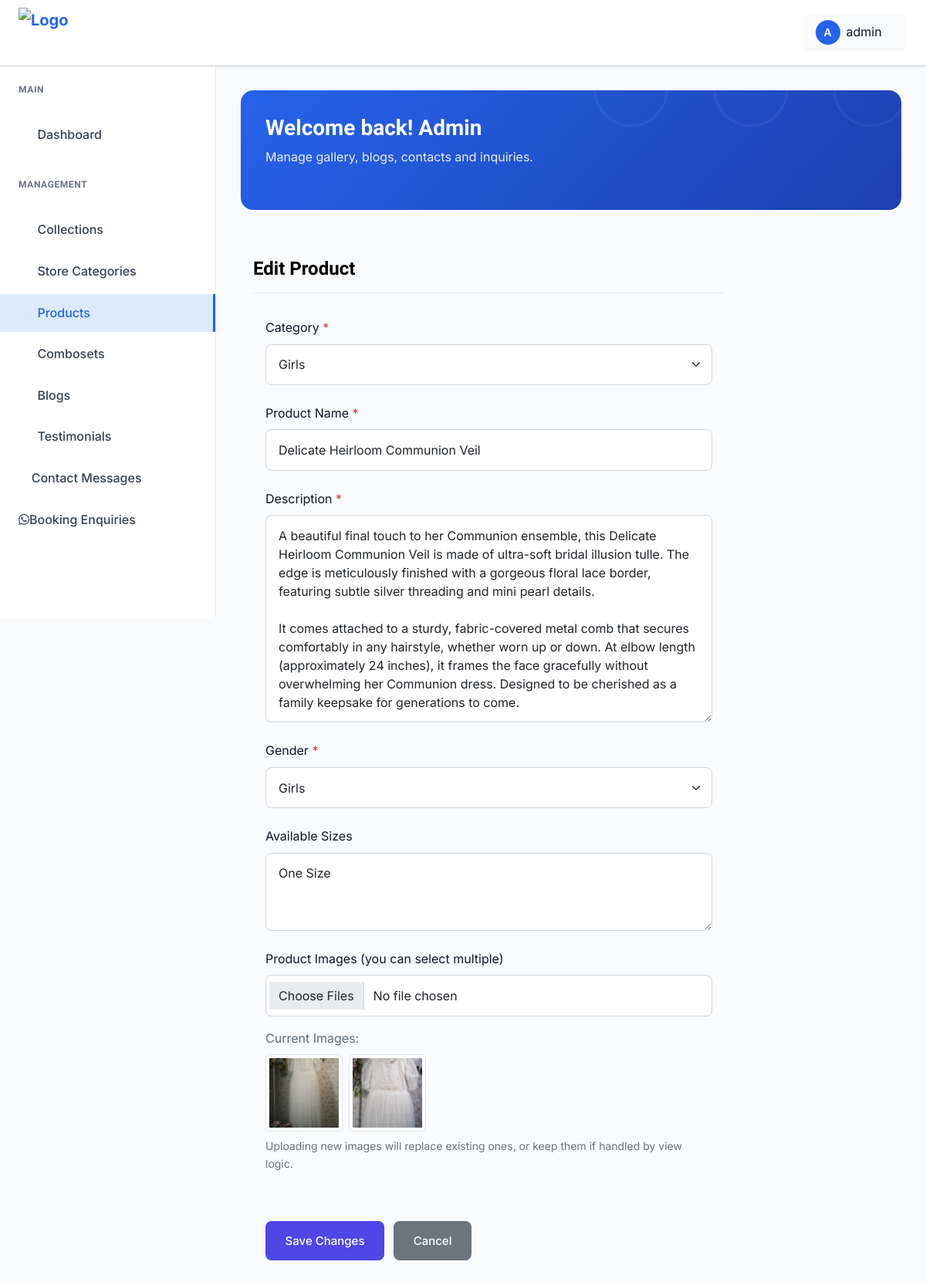
The app's page /dashboard/products/edit/12/ (signed in) with its own data.
### zuzanne_app/models.py (models this page shows, shortened)
class Product(models.Model):
    GENDER_CHOICES = [
        ("boys", "Boys"),
        ("girls", "Girls"),
        ("unisex", "Unisex"),
    ]
    category = models.ForeignKey(Category, on_delete=models.CASCADE, related_name="products")
    name = models.CharField(max_length=200)
    slug = models.SlugField(unique=True, blank=True)
    description = models.TextField()
    gender = models.CharField(max_length=10, choices=GENDER_CHOICES)
    available_sizes = models.TextField(blank=True, null=True, help_text="Enter sizes comma-separated e.g. 0-3M, 3-6M, 1Y")
    created_at = models.DateTimeField(auto_now_add=True)
    class Meta:
        ordering = ["-created_at"]

class OptimizedImageModel(models.Model):
    image_fields = []
    class Meta:
        abstract = True

class Collection(OptimizedImageModel):
    image_fields = ["image"]
    name = models.CharField(max_length=200, unique=True)
    slug = models.SlugField(unique=True, blank=True)
    image = models.ImageField(upload_to="collections/")
    description = models.TextField(blank=True, null=True)
    created_at = models.DateTimeField(auto_now_add=True)

class Category(OptimizedImageModel):
    image_fields = ["image"]
    collection = models.ForeignKey(Collection, on_delete=models.CASCADE, related_name="categories")
    name = models.CharField(max_length=200)
    slug = models.SlugField(blank=True)
    image = models.ImageField(upload_to="categories/", blank=True, null=True)
    description = models.TextField(blank=True, null=True)
    created_at = models.DateTimeField(auto_now_add=True)
    class Meta:
        verbose_name_plural = "Categories"
        unique_together = (('collection', 'name'), ('collection', 'slug'))

class ProductImage(OptimizedImageModel):
    image_fields = ["image"]
    product = models.ForeignKey(Product, on_delete=models.CASCADE, related_name="images")
    image = models.ImageField(upload_to="products/")

### zuzanne_app/views.py (the view)
# urls.py: path("dashboard/products/edit/<int:pk>/", views.product_update, name="product_update"),
@login_required(login_url="admin_login")
def product_update(request, pk):
    product_obj = get_object_or_404(Product, pk=pk)
    collections = Collection.objects.prefetch_related("categories").all().order_by("name")
    if request.method == "POST":
        form = ProductForm(request.POST, instance=product_obj)
        if form.is_valid():
            product_obj = form.save()
            images = request.FILES.getlist("images")
            if images:
                for img in images:
                    ProductImage.objects.create(product=product_obj, image=img)
            messages.success(request, "Product updated successfully.")
            return redirect("product_list")
        else:
            messages.error(request, "Please correct the errors below.")
    else:
        form = ProductForm(instance=product_obj)
    return render(request, "admin_pages/create_product.html", {"form": form, "product": product_obj, "collections": collections})

### templates/admin_pages/create_product.html (shortened to what this page needs)
{% extends "admin_pages/base.html" %}
{% load static %}
{% block content %}
<div class="dashboard sp_bottom_100">
    <div class="container-fluid full__width__padding">
        <div class="row">
            <div class="col-xl-9 col-lg-9 col-md-12 col-sm-12">
                <div class="dashboard__section__title">
                    <h4 class="mb-0">{% if product %}Edit Product{% else %}Add Product{% endif %}</h4>
                </div>
                <div class="row mt-4">
                    <div class="col-12">
                        <form method="post" enctype="multipart/form-data" class="needs-validation form-wrapper" novalidate>
                            <div class="row">
                                <div class="col-12 mb-4">
                                    <label for="category" class="form-label">Category <span class="text-danger">*</span></label>
                                    <select name="category" id="category" class="form-select modern-input" required>
                                        {% for col in collections %}
                                            <optgroup label="{{ col.name }}">
                                                {% for cat in col.categories.all %}
                                                    <option value="{{ cat.id }}" {% if product and product.category.id == cat.id %}selected{% endif %}>{{ cat.name }}</option>
                                                {% endfor %}
                                            </optgroup>
                                        {% endfor %}
                                    </select>
                                </div>
                                <div class="col-12 mb-4">
                                    <label for="name" class="form-label">Product Name <span class="text-danger">*</span></label>
                                    <input type="text" name="name" id="name" class="form-control modern-input" value="{{ product.name|default:'' }}" placeholder="Enter product name" required>
                                </div>
                                <div class="col-12 mb-4">
                                    <label for="description" class="form-label">Description <span class="text-danger">*</span></label>
                                    <textarea name="description" id="description" class="form-control modern-input uni-description" rows="10" placeholder="Write your product description here" required>{{ product.description|default:'' }}</textarea>
                                </div>
                                <div class="col-12 mb-4">
                                    <label for="gender" class="form-label">Gender <span class="text-danger">*</span></label>
                                    <select name="gender" id="gender" class="form-select modern-input" required>
                                        <option value="girls" {% if product and product.gender == 'girls' %}selected{% endif %}>Girls</option>
                                    </select>
                                </div>
                                <div class="col-12 mb-4">
                                    <label for="available_sizes" class="form-label">Available Sizes</label>
                                    <textarea name="available_sizes" id="available_sizes" class="form-control modern-input" rows="3" placeholder="e.g. 0-3M, 3-6M, 6-12M, 1Y, 2Y">{{ product.available_sizes|default:'' }}</textarea>
                                </div>
                                <div class="col-12 mb-4">
                                    <label for="images" class="form-label">Product Images (you can select multiple) {% if not product %}<span class="text-danger">*</span>{% endif %}</label>
                                    <input type="file" name="images" id="images" class="form-control modern-input" accept="image/*" multiple {% if not product %}required{% endif %}>
                                    {% if product and product.images.all %}
                                        <div class="mt-3">
                                            <p class="mb-2">Current Images:</p>
                                            <div class="d-flex flex-wrap gap-2">
                                                {% for img in product.images.all %}
                                                    <img src="{{ img.image.url }}" alt="Product Image" class="img-thumbnail" style="height: 100px; width: 100px; object-fit: cover;">
                                                {% endfor %}
                                            </div>
                                            <p class="text-muted mt-2 small">Uploading new images will replace existing ones, or keep them if handled by view logic.</p>
                                        </div>
                                    {% endif %}
                                </div>
                                <div class="col-12 mt-4">
                                    <div class="dashboard__form__button">
                                        <button type="submit" class="default__button">{% if product %}Save Changes{% else %}Add Product{% endif %}</button>
                                        <a href="{% url 'product_list' %}" class="default__button" style="background: #6c757d;">Cancel</a>
                                    </div>
                                </div>
                            </div>
                        </form>
                    </div>
                </div>
            </div>
        </div>
    </div>
</div>
{% endblock %}

### templates/admin_pages/base.html (shortened to what this page needs)
{% load static %}
{% load static %}
<!DOCTYPE html>
<html class="no-js" lang="en">
<head>
    <link rel="stylesheet" href="https://cdnjs.cloudflare.com/ajax/libs/toastr.js/latest/toastr.min.css">
    <link href="https://cdnjs.cloudflare.com/ajax/libs/font-awesome/5.15.4/css/all.min.css" rel="stylesheet">
    <link rel="stylesheet" href="{% static 'admin-static/assets/css/bootstrap.min.css' %}">
    <link rel="stylesheet" href="{% static 'admin-static/assets/css/icofont.min.css' %}">
    <link rel="stylesheet" href="{% static 'admin-static/assets/css/style.css' %}">
</head>
<body>
    <header class="dashboard-header">
        <div class="header-left">
            <a href="{% url 'admin_dashboard' %}" class="logo">
                <img src="{% static 'admin-static/assets/img/zuzanne.png' %}" alt="Logo" style="height: 65px; width: auto; object-fit: contain;">
            </a>
        </div>
        <div class="header-right">
            <div class="user-profile-dropdown">
                <div class="user-profile-toggle">
                    <div class="user-avatar">
                        {{ request.user.username|first|upper }}
                    </div>
                    <span>{{ request.user.username}}</span>
                    <i class="icofont-simple-down"></i>
                </div>
            </div>
        </div>
    </header>
    <aside class="dashboard-sidebar" id="dashboardSidebar">
        <div class="sidebar-content">
            <div class="sidebar-section">
                <h6 class="sidebar-title">Main</h6>
                <ul class="sidebar-menu">
                    <li>
                        <a href="{% url 'admin_dashboard' %}"
                            class="{% if request.resolver_match.url_name == 'admin_dashboard' %}active{% endif %}">
                            <i class="icofont-dashboard"></i>
                            Dashboard
                        </a>
                    </li>
                </ul>
            </div>
            <div class="sidebar-section">
                <h6 class="sidebar-title">Management</h6>
                <ul class="sidebar-menu">
                    <li>
                        <a href="{% url 'collection_list' %}"
                            class="{% if request.resolver_match.url_name == 'collection_list' or request.resolver_match.url_name == 'collection_create' or request.resolver_match.url_name == 'collection_update' %}active{% endif %}">
                            <i class="icofont-list"></i>
                            Collections
                        </a>
                    </li>
                    <li>
                        <a href="{% url 'store_category_list' %}"
                            class="">
                            <i class="icofont-tags"></i>
                            Store Categories
                        </a>
                    </li>
                    <li>
                        <a href="{% url 'product_list' %}"
                            class="{% if request.resolver_match.url_name == 'product_list' or request.resolver_match.url_name == 'product_create' or request.resolver_match.url_name == 'product_update' %}active{% endif %}">
                            <i class="icofont-shopping-cart"></i>
                            Products
                        </a>
                    </li>
                    <li>
                      <a href="{% url 'comboset_list' %}" class="">
                        <i class="icofont-box"></i>
                         Combosets
                        </a>
                    </li>
                    <li>
                        <a href="{% url 'admin_blog_list' %}"
                            class="{% if request.resolver_match.url_name == 'admin_blog_list' or request.resolver_match.url_name == 'admin_block_list' %}active{% endif %}">
                            <i class="icofont-newspaper"></i>
                            Blogs
                        </a>
                    </li>
                    <li>
                        <a href="{% url 'testimonial_list' %}"
                            class="{% if request.resolver_match.url_name == 'testimonial_list' %}active{% endif %}">
                            <i class="icofont-quote-left"></i>
                            Testimonials
                        </a>
                    </li>
                    <li>
                        <a href="{% url 'contact_list' %}"
                            class="{% if request.resolver_match.url_name == 'contact_list' %}active{% endif %} d-flex align-items-center justify-content-between" style="width: 100%;">
                            <span>
                                <i class="icofont-ui-messaging"></i>
                                Contact Messages
                            </span>
                        </a>
                    </li>
                    <li>
                      <a href="{% url 'booking_enquiry_list' %}"
                            class="{% if request.resolver_match.url_name == 'booking_enquiry_list' %}active{% endif %} d-flex align-items-center justify-content-between" style="width: 100%;">
                      <span>
                        <i class="fab fa-whatsapp"></i>Booking Enquiries
                      </span>
                       </a>
                    </li>
                </ul>
            </div>
        </div>
    </aside>
    <main class="dashboard-main">
        <div class="dashboard-content">
            <div class="dashboard-banner">
                <div class="banner-content">
                    <h1 class="banner-title">Welcome back! Admin</h1>
                    <p class="banner-subtitle">Manage gallery, blogs, contacts and inquiries.</p>
                </div>
            </div>
            {% block content %}{% endblock %}
        </div>
    </main>
</body>
</html>

### records on screen
Product: category "Girls", name "Delicate Heirloom Communion Veil", description "A beautiful final touch to her Communion ensemble, this Delicate Heirloom Communion Veil is made of ultra-soft bridal illusion tulle. The edge is meticulously finished with a gorgeous floral lace border, featuring subtle silver threading and mini pearl details. It comes attached to a sturdy, fabric-covered metal comb that secures comfortably in any hairstyle, whether worn up or down. At elbow length (approximately 24 inches), it frames the face gracefully without overwhelming her Communion dress. Designed to be cherished as a family keepsake for generations to come.", gender "Girls", available_sizes "One Size"
ProductImage: image (picture)
ProductImage: image (picture)

### other values on screen
{{ request.user.username|first|upper }} "A"
{{ request.user.username }} "admin"
